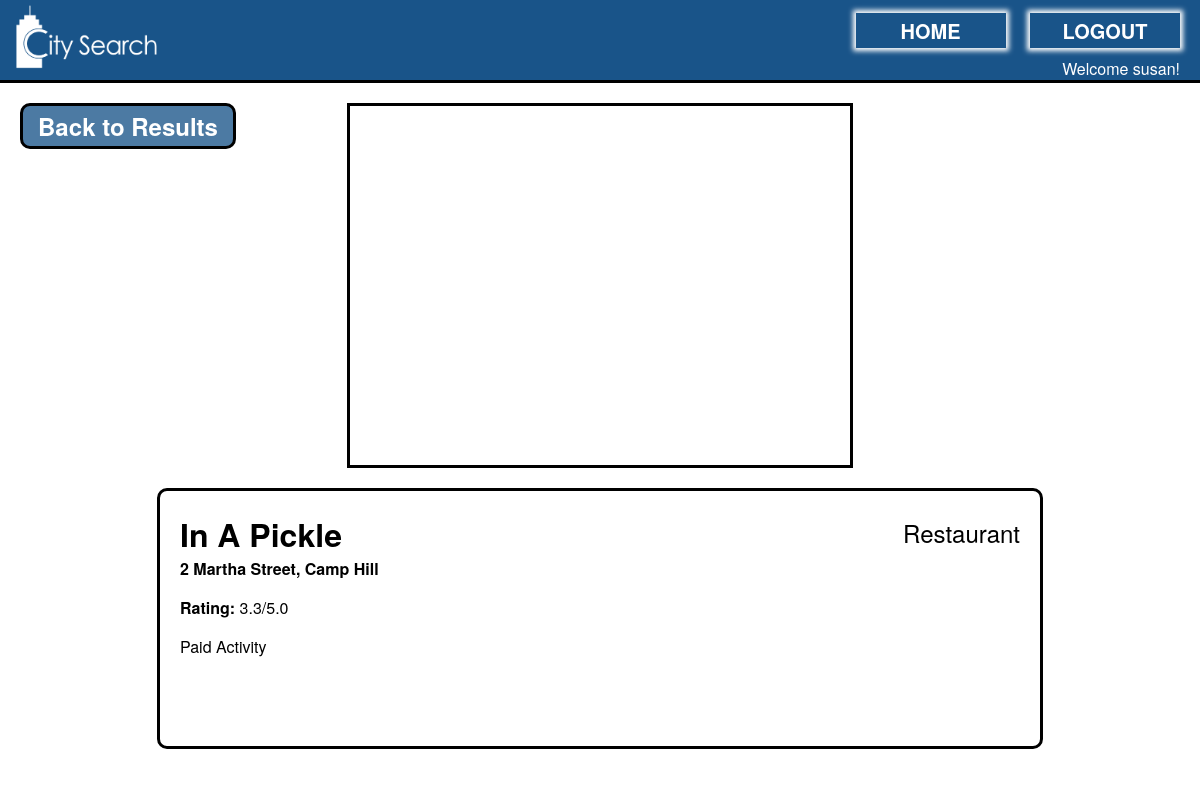
The app's page /result/9462/ (signed in) with its own data.
### result/models.py (models this page shows, shortened)
class Result(models.Model):
    BUILDING = (
        (0, "College"),
        (1, "Library"),
        (2, "Industry"),
        (3, "Hotel"),
        (4, "Park"),
        (5, "Zoo"),
        (6, "Museum"),
        (7, "Restaurant"),
        (8, "Mall"),
    )
    PRICE = (
        (0, "Free"),
        (1, "Inexpensive"),
        (2, "Moderate"),
        (3, "Expensive"),
        (4, "Very Expensive"),
    )
    id = models.AutoField(primary_key=True)
    name = models.CharField(max_length=50, default=None)
    type_business = models.IntegerField(default=None, choices=BUILDING)
    address = models.CharField(max_length=50, default=None)
    suburb = models.CharField(max_length=20, default=None)
    price = models.IntegerField(default=0, choices=PRICE)
    rating = models.FloatField(max_length=10, default=0.0)
    childFriendly = models.BooleanField(default=True)
    lat_coord = models.FloatField(max_length=10, default=None)
    long_coord = models.FloatField(max_length=10, default=None)

### result/views.py (the view)
# urls.py: url(r'^([0-9]+)/', views.item, name='item'),
def item(request, id):
    buildingList = ["College", "Library", "Industry", "Hotel", "Park", "Zoo", "Museum", "Restaurant", "Mall"]
    item = Result.objects.get(id=id)
    page = cache.get('page', 1)
    return render(request, "item.html", {'item': item, 'business': buildingList, 'page': page})

### result/templatetags/index.py (called while the page is built)
@register.filter
def index(List, i):
    return List[int(i)]

### templates/item.html (shortened to what this page needs)
{% extends "base_generic.html" %}
{% load static %}
{% block stylesheets %}<link rel="stylesheet" href="{% static "css/item.css" %}">{% endblock %}
{% block content %}
    <div id="map"></div>
    <div id="itemContent">
        <h1>{{item.name}}</h1>
        <p id="address">{{item.address}}, {{item.suburb}}</p>
        {% load index %}
        <p id="business">{{ business|index:item.type_business }}</p>
        <p id="rating"><b>Rating:</b> {{item.rating}}/5.0</p>
        <p id="freeActivity">{% if item.rating == 0 %}Free Activity{% else %}Paid Activity{% endif %}</p>
    </div>
    <a id="back" href="{% url 'result' %}?page={{page}}">Back to Results</a>
{% endblock %}

### templates/base_generic.html (shortened to what this page needs)
{% load static %}
<!DOCTYPE html>
<html lang="en">
    <head>
        <link rel="stylesheet" href="{% static "css/style.css" %}">
        {% block stylesheets %}{% endblock %}
    </head>
    <body>
        <div id="backgroundFade"></div>
        {% block menu %}
            <div id="menu">
                <a href="{% url 'index' %}"><img id="smallLogo" src="{% static 'img/logo.png' %}"></a>
                {% if user.username %}
                <a href="{% url 'logout' %}"><div id="logoutBtn" class="menuBtn">LOGOUT</div></a>
                <p id="userWelcome">Welcome {{ user.username }}!</p>
                {% else %}
                <p id="userWelcome">Welcome anonymous user!
                You need to <a href="{% url 'login' %}">login</a></p>
                {% endif %}
            </div>
        {% endblock %}
        <div id="content">
            {% block content %}
            {% endblock %}
        </div>
    </body>
</html>

### static/css/style.css (style rules this page uses)
html, body { margin: 0; padding: 0; width: 100%; height: 100%; position: relative; font-family: "HelveticaNeue-Light", "Helvetica Neue Light", "Helvetica Neue", Helvetica,sans-serif; overflow: hidden; background-image: url("../img/city.png"); background-position: center; background-size: cover; cursor: default; -webkit-user-select: none; -moz-user-select: none; -ms-user-select: none; }
a { text-decoration: none; color: white; }
#backgroundFade { position: absolute; width: 100%; height: 100%; opacity: 0.5; background-color: #FFFFFF; z-index: 0; }
#content { width: 100%; min-width: 1000px; top: 83px; height: calc(100% - 83px); position: absolute; color: black; }
#menu { position: fixed; width: 100%; height: 80px; color: white; line-height: 55px; text-align: right; border-bottom: 3px solid black; background-color: rgba(0, 66, 125, 0.9); }
.menuBtn { width: 150px; height: 35px; position: relative; top: 5px; text-align: center; line-height: 35px; font-size: 20px; font-weight: bold; box-shadow: 0px 0px 5px 3px white; display: inline-block; -o-transition:.5s; -ms-transition:.5s; -moz-transition:.5s; -webkit-transition:.5s; transition:.5s; cursor: pointer; }
#homeBtn { right: 40px; }
#logoutBtn { right: 20px; }
#smallLogo { height: 80px; position: absolute; left: 10px; filter: brightness(0) invert(1); }
#userWelcome { position: absolute; top: 25px; right: 20px; text-align: right; }

### static/css/item.css (style rules this page uses)
#map { width: 500px; height: 50%; position: relative; top: 20px; left: 50%; transform: translateX(-50%); border: 3px solid black; }
#itemContent { width: 70%; height: 30%; position: relative; top: 40px; left: 50%; transform: translateX(-50%); border: 3px solid black; border-radius: 10px; background: rgba(255, 255, 255, 0.8); padding: 20px; }
h1 { margin: 0px; }
#address { font-weight: bold; margin: 0px; }
#business { display: block; position: absolute; right: 20px; top: 0px; font-size: 24px; }
#freeActivity { margin: 0px; }
#back { position: absolute; top: 20px; left: 20px; border: 3px solid black; border-radius: 10px; width: 200px; height: 30px; line-height: 30px; font-size: 24px; font-weight: bold; padding: 5px; background-color: rgba(0, 66, 125, 0.7); text-align: center; }

### records on screen
Result: name "In A Pickle", address "2 Martha Street", suburb "Camp Hill", type_business "Restaurant", rating "3.3"

### other values on screen
{{ user.username }} "susan"
